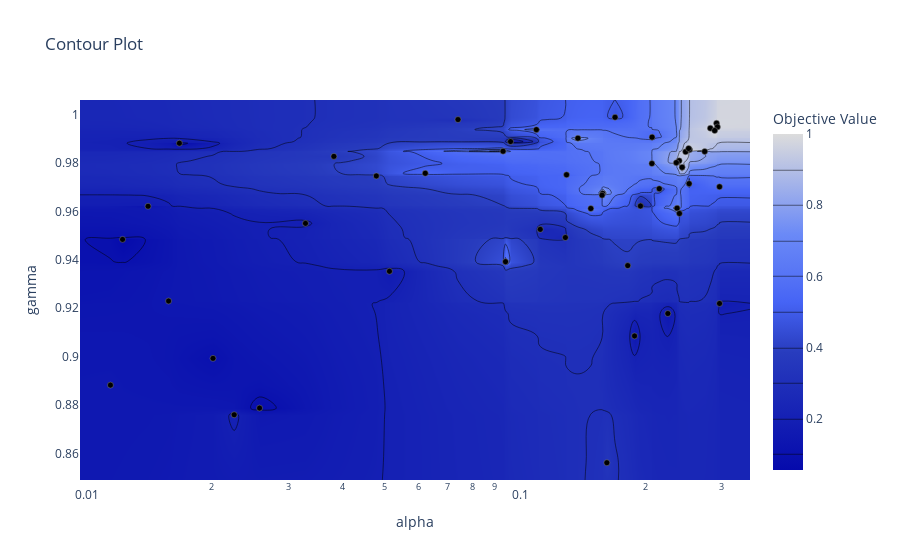

Notebook code cell kept with this figure:
### Code cell
fig = optuna.visualization.plot_contour(study, params=["alpha", "gamma"])
fig.show()
